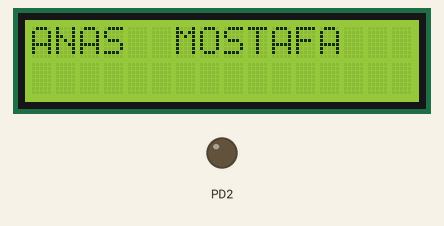
This program was run on a simulated ATmega32, built with avr-gcc and emulated at 8 MHz. On the bench: 16×2 character LCD, output pins drawn as LEDs (lit = HIGH). Wiring (inferred from the names in the program): character LCD (HD44780): RS PD0; R/W PD1; E PD3; data PD4, PD5, PD6, PD7. The character LCD is taken to start in 4-bit mode; pins used as bus, display or sensor lines are not drawn.

Above: at 1.2 s.
At 6.4 s:
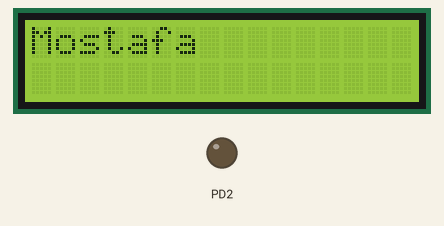

The program:

main.c
```c
/*
 * main.c
 *
 *  Created on: May 30, 2020
 *      Author: MGIsmail
 */
#include "STD_TYPES.h"
#include "BIT_MATH.h"

#include "DIO_Register.h"
#include "DIO_Interface.h"
#include "LED_Config.h"
#include "LED_Interface.h"
#include "SevSeg2x1_Config.h"
#include "SevSeg2x1_Register.h"
#include "SevSeg2x1_Interface.h"
#include "LCD_Config.h"
#include "LCD_Register.h"
#include "LCD_Interface.h"

#include <util/delay.h>


int main (void)
{
	_delay_ms(1000);
	LCD_VidInit();


	/*

	LCD_VidWriteCommand(CursorOn);
	LCD_VidWriteCommand(CursorBlink);
	_delay_ms(5000);
	LCD_VidWriteCommand(DisplayOff);
	_delay_ms(2000);
	LCD_VidWriteCommand(DisplayOn);
	_delay_ms(2000);
	LCD_VidWriteCommand(CLRDisplay);
	_delay_ms(2000);
	LCD_VidWriteString("Mostafa Ismail");
	LCD_VidWriteCommand(CursorOn);
	LCD_VidWriteCommand(CursorNoBlink);
	_delay_ms(5000);
	LCD_VidWriteCommand(CursorOff);


	LCD_VidCursorOnOff(On);
	LCD_VidCursorBlinking(On);
	_delay_ms(5000);
	 */


	while(1)
	{
		LCD_VidWriteCommand(CLRDisplay);
		LCD_VidWriteData('A');
		LCD_VidWriteData('N');
		LCD_VidWriteData('A');
		LCD_VidWriteData('S');
		LCD_VidWriteData(' ');
		LCD_VidWriteData(' ');
		LCD_VidWriteData('M');
		LCD_VidWriteData('O');
		LCD_VidWriteData('S');
		LCD_VidWriteData('T');
		LCD_VidWriteData('A');
		LCD_VidWriteData('F');
		LCD_VidWriteData('A');
		LCD_VidWriteData(' ');
		_delay_ms(5000);
		LCD_VidWriteCommand(CLRDisplay);
		LCD_VidWriteString("Mostafa");
		_delay_ms(2000);
		//		LCD_VidWriteCommand(ReturnHome);

	}
	return 0;
}
```

LCD_Config.h
```c
/*
 * LCD_Config.h
 *
 *  Created on: Jun 1, 2020
 *      Author: MGIsmail
 */

#ifndef _LCD_CONFIG_H_
#define _LCD_CONFIG_H_

#define LCD_DataPort			PORT_D		//as port number 0-3 PortA-D of Data port
#define LCD_CTRLPort 			PORT_D		//as  port number 0-3 PortA-D of CTRL port
#define LCD_RS_PIN 			PIN0
#define LCD_RW_PIN 			PIN1
#define LCD_Enb_PIN			PIN3

#define FunctionSet_8bit  	0b00111000
#define FunctionSet_4bit  	0b00101000 // not used till now

#define LCD_4bits						0
#define LCD_8bits						1
#define LCD_Intialization_Mode 	LCD_4bits
#define Large_number_length		10		// max of Large_number_length is 10 digits
//#define LCD_MPU_Interface	      to config 4/8 bit with data port 4/8 pins

#endif /* LCD_CONFIG_H_ */
```

LED_Config.h
```c
/*
 * LED_Config.h
 *
 *  Created on: Jun 4, 2020
 *      Author: MGIsmail
 */

#ifndef _LED_CONFIG_H_
#define _LED_CONFIG_H_

// As is to show port as number from 0 to 3
#define PORT_A 		0
#define PORT_B 		1
#define PORT_C 		2
#define PORT_D 		3

#define LED_Port			PORT_A

#endif /* LED_CONFIG_H_ */
```

SevSeg2x1_Config.h
```c
/*
 * SevSEG2X1_Config.h
 *
 *  Created on: Jun 1, 2020
 *      Author: MGIsmail
 */

#ifndef  _SEVSEG2X1_CONFIG_H_
#define _SEVSEG2X1_CONFIG_H_

// As is to show port as number from 0 to 3
#define PORT_A 		0
#define PORT_B 		1
#define PORT_C 		2
#define PORT_D 		3
// for common Anode  set Enable=>1 and Disable =>0, for Comm Cathod set Enable=>0 and Disable =>1
#define Enable		1
#define Disable	0
// Port Config for 7segment 2x1 two using same port of data
#define _7seg2x1_DataPort			PORT_C
#define _7seg2x1_CTRLPort 		PORT_B
#define _7seg2x1_CTRLRP 			PIN0				// CTRL pin for Right 7Segment
#define _7seg2x1_CTRLLP 			PIN1				// CTRL pin for Left 7Segment
#define _7seg2x1_Refresh			10				//to adjust refresh rate of 7 segments


#endif /* SevSEG2X1_CONFIG_H_ */
```

LCD_CustomChar.h
```c
/*
 * LCD_CustomChar.h
 *
 *  Created on: Jun 8, 2020
 *      Author: MGIsmail
 */

#ifndef _LCD_CUSTOMCHAR_H_
#define _LCD_CUSTOMCHAR_H_

u8 customChar_HumanKill[8][8] = {
		{
				0b00000100,
				0b00001010,
				0b00000100,
				0b00001110,
				0b00010101,
				0b00000100,
				0b00001010,
				0b00010001
		} // Human star
		,{
				0b00000100,
				0b00001010,
				0b00000100,
				0b00001110,
				0b00010101,
				0b00000100,
				0b00001010,
				0b00001010
		} // Human stand
		,{
				0x00,				0x00,				0x0F,				0x14,				0x18,				0x10,				0x00,				0x00
		}//Gun to right
		,{
				0x00,				0x00,				0x1E,				0x05,				0x03,				0x01,				0x00,				0x00
		}//Gun to left
		,{
				0x00,				0x18,				0x1B,				0x04,				0x0B,				0x0A,				0x00,				0x00
		}//Human 45 deg to left
		,{
				0x00,			  		0x00,			 	 0x09,			  	0x12,			 	 0x1F,			  	0x12,			 	 0x09,			 	 0x00
		}//Human body sleep left
		,{
				0x00,				  0x00,				  0x00,				  0x04,				  0x0B,				  0x04,				  0x00,				  0x00
		} //Human head with sleep left
		,{
				0x00,				  0x00,				  0x00,				  0x00,				  0x04,				  0x00,				  0x00,				  0x00
		}// Gun Bullet


};
// Mostafa Name in Arabic
//---------------------
u8 Mostafa_Arabic[64] = {

		0b00000,
		0b00000,
		0b00010,
		0b00101,
		0b01111,
		0b10000,
		0b10000,
		0b10000,
		// Arabic Mem Mohamndes

		0b00000,
		0b00000,
		0b00001,
		0b00010,
		0b00100,
		0b01000,
		0b10000,
		0b00000,
		// Arabic /
		0b00000,
		0b00000,
		0b00010,
		0b00101,
		0b11111,
		0b00000,
		0b00000,
		0b00000,
		// Arabic Mem Meshabek
		0b00000,
		0b00000,
		0b10110,
		0b11001,
		0b11111,
		0b00000,
		0b00000,
		0b00000,
		// Arabic Sad Meshabek
		0b00000,
		0b00000,
		0b00000,
		0b00000,
		0b11111,
		0b00000,
		0b00000,
		0b00000,
		// Arabic - Meshabek
		0b10000,
		0b10000,
		0b10110,
		0b11001,
		0b11111,
		0b00000,
		0b00000,
		0b00000,
		// Arabic Taa2 Meshabek
		0b00100,
		0b00000,
		0b00100,
		0b01010,
		0b11111,
		0b00000,
		0b00000,
		0b00000,
		// Arabic Faa2 Meshabek
		0b00000,
		0b00000,
		0b00000,
		0b00011,
		0b00100,
		0b10010,
		0b11100,
		0b00000,
		// Arabic Yaa2 Meshabek
};
//------------------
u8 customChar_HumanKilloneD[64] = {

			0b00000100,
			0b00001010,
			0b00000100,
			0b00001110,
			0b00010101,
			0b00000100,
			0b00001010,
			0b00010001
			// Human star
			,
			0b00000100,
			0b00001010,
			0b00000100,
			0b00001110,
			0b00010101,
			0b00000100,
			0b00001010,
			0b00001010
			// Human stand
			,
			0b00000100,
			0b00001010,
			0b00000100,
			0b00001110,
			0b00010101,
			0b00000100,
			0b00001010,
			0b00010001
			// Human star
			,
			0b00000100,
			0b00001010,
			0b00000100,
			0b00001110,
			0b00010101,
			0b00000100,
			0b00001010,
			0b00001010
			// Human stand
			,
			0b00000100,
			0b00001010,
			0b00000100,
			0b00001110,
			0b00010101,
			0b00000100,
			0b00001010,
			0b00010001
			// Human star
			,
			0b00000100,
			0b00001010,
			0b00000100,
			0b00001110,
			0b00010101,
			0b00000100,
			0b00001010,
			0b00001010
			// Human stand
			,	0b00000100,
			0b00001010,
			0b00000100,
			0b00001110,
			0b00010101,
			0b00000100,
			0b00001010,
			0b00010001
			// Human star
			,
			0b00000100,
			0b00001010,
			0b00000100,
			0b00001110,
			0b00010101,
			0b00000100,
			0b00001010,
			0b00001010
			// Human stand
			,
	};
//------------------
u8 Running_graphics[64] = {
		// Run position 1
		0b01100,
		0b01100,
		0b00000,
		0b01110,
		0b11100,
		0b01100,
		0b11010,
		0b10011,
		// Run position 2
		0b00001100,
		0b00001100,
		0b00000000,
		0b00011100,
		0b00001110,
		0b00001100,
		0b00001010,
		0b00010010,

		// Run position 3
		0b01100,
		0b01100,
		0b00000,
		0b01100,
		0b01100,
		0b01100,
		0b01100,
		0b01110,
		// Jump
		0b01100,
		0b01100,
		0b00000,
		0b11110,
		0b01101,
		0b11111,
		0b10000,
		0b00000,
		// Jump lower
		0b11110,
		0b01101,
		0b11111,
		0b10000,
		0b00000,
		0b00000,
		0b00000,
		0b00000,
		// Ground
		0b11111,
		0b11111,
		0b11111,
		0b11111,
		0b11111,
		0b11111,
		0b11111,
		0b11111,
		// Ground right
		0b00011,
		0b00011,
		0b00011,
		0b00011,
		0b00011,
		0b00011,
		0b00011,
		0b00011,
		// Ground left
		0b11000,
		0b11000,
		0b11000,
		0b11000,
		0b11000,
		0b11000,
		0b11000,
		0b11000
};
//===========

//============
#endif /* LCD_CUSTOMCHAR_H_ */
```

LCD_Interface.h
```c
#ifndef _LCD_INTERFACE_H_ //Header guard if not defined
#define _LCD_INTERFACE_H_
#include "LCD_Register.h"
#define On 1
#define Off 0

void LCD_VidInit(void);
void LCD_VidWriteCommand(u8 LOC_u8Command);
void LCD_VidWriteData(u8 LOC_u8Data);
void LCD_VidWriteString(u8* LOC_u8String);
void LCD_VidWriteNumber(s32 LOC_u32Number);
void LCD_VidWriteEquation(u32 LOC_u32Number1, u32 LOC_u8Op, u32 LOC_u32Number2);
void LCD_VidSetPosition(u8 LOC_u8Row, u8 LOC_u8Column);
void LCD_VidArabic(void);
void LCD_VidDispCustomChar(u8 *ptr, u8 LOC_u8CustomCharNum, u8 LOC_u8Row, u8 LOC_u8Column );
void LCD_VidDispArabicCharRighttoLeft(u8 *ptr, u8 LOC_u8CustomCharNum, u8 LOC_u8Row, u8 LOC_u8Column );

#endif
```

LCD_Program.c
```c
#include "../../LIB/STD_TYPES.h"
#include "../../LIB/BIT_MATH.h"

#include "../../MCAL/DIO/DIO_Register.h"
#include "../../MCAL/DIO/DIO_Interface.h"

#include "LCD_Config.h"
#include "LCD_Register.h"
#include "LCD_Interface.h"
#include "LCD_CustomChar.h"
//#include "LCD_CustomChar.h"
#include <util/delay.h>

void LCD_VidInit(void)
{
	//LCD Initialization Mode
#if LCD_Intialization_Mode ==	LCD_8bits
	_delay_ms(50); // wait for LCD to initialize
	DIO_VidSetPortDirection(LCD_DataPort, 0xff ); //Data port direction output
	DIO_VidSetPinDirection(LCD_CTRLPort,  LCD_RS_PIN, OUT_HIGH); //RS
	DIO_VidSetPinDirection(LCD_CTRLPort,  LCD_RW_PIN, OUT_HIGH); //RW
	DIO_VidSetPinDirection(LCD_CTRLPort,  LCD_Enb_PIN, OUT_HIGH); //Enb    CTRL PINS direction output
	LCD_VidWriteCommand(FunctionSet_8bit); 	//function set
	_delay_ms(1); // wait for LCD to Function set
	LCD_VidWriteCommand(DisplayOn);	//Display On
	_delay_ms(1); // wait for LCD to Display On
	LCD_VidWriteCommand(CLRDisplay);	//Clear Display
	_delay_ms(2); // wait for LCD to Clear Display
#elif LCD_Intialization_Mode ==	LCD_4bits
	_delay_ms(50); // wait for LCD to initialize
	DIO_VidSetPortDirection(LCD_DataPort, 0xFF ); //Data port direction output
	DIO_VidSetPinDirection(LCD_CTRLPort,  LCD_RS_PIN, OUTPUT); //RS
	DIO_VidSetPinDirection(LCD_CTRLPort,  LCD_RW_PIN, OUTPUT); //RW
	DIO_VidSetPinDirection(LCD_CTRLPort,  LCD_Enb_PIN, OUTPUT); //Enb    CTRL PINS direction output
	DIO_VidSetPinValue(LCD_CTRLPort, LCD_RS_PIN, OUT_LOW);  //RS = 0   register selection
	DIO_VidSetPinValue(LCD_CTRLPort, LCD_RW_PIN, OUT_LOW);  //RW = 0
//1st 4 bits for function set
	u8 LOC_u8Command4Bit = (FunctionSet_4bit & 0xf0) | (DIO_u8ReadPortValue(LCD_DataPort) & 0x0f) ;
		DIO_VidSetPortValue(LCD_DataPort, LOC_u8Command4Bit);  // Write Command
		DIO_VidSetPinValue(LCD_CTRLPort, LCD_Enb_PIN, OUT_HIGH);  //Enable = 1 high rise edge
		_delay_ms(1);	// required by LCD Datasheet
		DIO_VidSetPinValue(LCD_CTRLPort, LCD_Enb_PIN, OUT_LOW);  //Enable = 0  Falling edge
		_delay_ms(1); // give the LCD time to wite / display
//2nd and 3rd 4 bits
		LCD_VidWriteCommand(FunctionSet_4bit); 	//function set
	_delay_ms(1); // wait for LCD to Function set
	LCD_VidWriteCommand(DisplayOn);	//Display On
	_delay_ms(1); // wait for LCD to Display On
	LCD_VidWriteCommand(CLRDisplay);	//Clear Display
	_delay_ms(2); // wait for LCD to Clear Display
#else
#error "Wrong LCD Initialization Mode"
#endif 	//LCD Initialization Mode

}
void LCD_VidWriteCommand(u8 LOC_u8Command)
{
	//LCD Initialization Mode
#if LCD_Intialization_Mode ==	LCD_8bits
	DIO_VidSetPinValue(LCD_CTRLPort, LCD_RS_PIN, OUT_LOW);  //RS = 0   register selection
	DIO_VidSetPinValue(LCD_CTRLPort, LCD_RW_PIN, OUT_LOW);  //RW = 0
	DIO_VidSetPortValue(LCD_DataPort, LOC_u8Command);  // Write Command
	DIO_VidSetPinValue(LCD_CTRLPort, LCD_Enb_PIN, OUT_HIGH);  //Enable = 1 high rise edge
	_delay_ms(1);	// required by LCD Datasheet
	DIO_VidSetPinValue(LCD_CTRLPort, LCD_Enb_PIN, OUT_LOW);  //Enable = 0  Falling edge
	_delay_ms(1); // give the LCD time to wite / display
#elif LCD_Intialization_Mode ==	LCD_4bits
	DIO_VidSetPinValue(LCD_CTRLPort, LCD_RS_PIN, OUT_LOW);  //RS = 0   register selection
	DIO_VidSetPinValue(LCD_CTRLPort, LCD_RW_PIN, OUT_LOW);  //RW = 0
	// to send 1st 4bits
	u8 LOC_u8Command4Bit = (LOC_u8Command & 0xf0) | (DIO_u8ReadPortValue(LCD_DataPort) & 0x0f) ;
	DIO_VidSetPortValue(LCD_DataPort, LOC_u8Command4Bit);  // Write Command
	DIO_VidSetPinValue(LCD_CTRLPort, LCD_Enb_PIN, OUT_HIGH);  //Enable = 1 high rise edge
	_delay_ms(1);	// required by LCD Datasheet
	DIO_VidSetPinValue(LCD_CTRLPort, LCD_Enb_PIN, OUT_LOW);  //Enable = 0  Falling edge
	_delay_ms(1); // give the LCD time to wite / display
	// to send 2nd 4bits
	LOC_u8Command4Bit =( (LOC_u8Command <<4)& 0xf0) | (DIO_u8ReadPortValue(LCD_DataPort) & 0x0f) ;
	DIO_VidSetPortValue(LCD_DataPort, LOC_u8Command4Bit);  // Write Command
	DIO_VidSetPinValue(LCD_CTRLPort, LCD_Enb_PIN, OUT_HIGH);  //Enable = 1 high rise edge
	_delay_ms(1);	// required by LCD Datasheet
	DIO_VidSetPinValue(LCD_CTRLPort, LCD_Enb_PIN, OUT_LOW);  //Enable = 0  Falling edge
	_delay_ms(1); // give the LCD time to wite / display
#else
#error "Wrong LCD Initialization Mode"
#endif 	//LCD Initialization Mode
}

void LCD_VidWriteData(u8 LOC_u8Data)
{
	//LCD Initialization Mode
#if LCD_Intialization_Mode ==	LCD_8bits
	DIO_VidSetPinValue(LCD_CTRLPort, LCD_RS_PIN, OUT_HIGH);  //RS = 1
	DIO_VidSetPinValue(LCD_CTRLPort, LCD_RW_PIN, OUT_LOW);  //RW = 0
	DIO_VidSetPortValue(LCD_DataPort, LOC_u8Data);  // Write data
	DIO_VidSetPinValue(LCD_CTRLPort, LCD_Enb_PIN, OUT_HIGH);  //Enable = 1 high rise edge
	_delay_ms(1);	// required by LCD Datasheet
	DIO_VidSetPinValue(LCD_CTRLPort, LCD_Enb_PIN, OUT_LOW);  //Enable = 0  Falling edge
	_delay_ms(1); // give the LCD time to wite / display
#elif LCD_Intialization_Mode ==	LCD_4bits
	DIO_VidSetPinValue(LCD_CTRLPort, LCD_RS_PIN, OUT_HIGH);  //RS = 1
	DIO_VidSetPinValue(LCD_CTRLPort, LCD_RW_PIN, OUT_LOW);  //RW = 0
	// to send 1st 4bits Higher order D7~D4
	u8 LOC_u8Data4Bit = (LOC_u8Data & 0xf0) | (DIO_u8ReadPortValue(LCD_DataPort) & 0x0f) ;
	DIO_VidSetPortValue(LCD_DataPort, LOC_u8Data4Bit);  // Write data
	DIO_VidSetPinValue(LCD_CTRLPort, LCD_Enb_PIN, OUT_HIGH);  //Enable = 1 high rise edge
	_delay_ms(1);	// required by LCD Datasheet
	DIO_VidSetPinValue(LCD_CTRLPort, LCD_Enb_PIN, OUT_LOW);  //Enable = 0  Falling edge
	_delay_ms(1); // give the LCD time to wite / display
	// to send 2nd 4bits lower order D3~D0
	LOC_u8Data4Bit = ((LOC_u8Data <<4)& 0xf0) | (DIO_u8ReadPortValue(LCD_DataPort) & 0x0f) ;
	DIO_VidSetPortValue(LCD_DataPort, LOC_u8Data4Bit);  // Write data
	DIO_VidSetPinValue(LCD_CTRLPort, LCD_Enb_PIN, OUT_HIGH);  //Enable = 1 high rise edge
	_delay_ms(1);	// required by LCD Datasheet
	DIO_VidSetPinValue(LCD_CTRLPort, LCD_Enb_PIN, OUT_LOW);  //Enable = 0  Falling edge
	_delay_ms(1); // give the LCD time to wite / display
#else
#error "Wrong LCD Initialization Mode"
#endif 	//LCD Initialization Mode
}
void LCD_VidWriteString(u8* LOC_u8String)
{
	//LCD Initialization Mode
#if LCD_Intialization_Mode ==	LCD_8bits
	for (u8 i=0; LOC_u8String[i] != '\0'; i++) 						// using Null character to stop
	{
		LCD_VidWriteData(LOC_u8String[i]);
	}
#elif LCD_Intialization_Mode ==	LCD_4bits
	for (u8 i=0; LOC_u8String[i] != '\0'; i++)
	{
		DIO_VidSetPinValue(LCD_CTRLPort, LCD_RS_PIN, OUT_HIGH);  //RS = 1
		DIO_VidSetPinValue(LCD_CTRLPort, LCD_RW_PIN, OUT_LOW);  //RW = 0
		LCD_VidWriteData (LOC_u8String[i]);
	}
#else
#error "Wrong LCD Initialization Mode"
#endif 	//LCD Initialization Mode
}

void LCD_VidWriteNumber(s32 LOC_u32Number)
{
	u8 Reversed_Number[Large_number_length];
	s8 Rev_Counter = 0;
	u8 Counter=0;
	u8 digit=0;
	// for negative numbers
	if (LOC_u32Number<0)
	{
		LCD_VidWriteData('-');
		LOC_u32Number = -LOC_u32Number;
	}
	if (LOC_u32Number ==0)
	{
		LCD_VidWriteData(48);
	}
	while(LOC_u32Number>0)
	{
		Reversed_Number [Counter] = LOC_u32Number % 10;
		LOC_u32Number = LOC_u32Number  / 10;
		Counter++;
	}
	Counter--;
	for (Rev_Counter=Counter;Rev_Counter>=0;Rev_Counter--)
	{
		digit = Reversed_Number[Rev_Counter]+48;
		LCD_VidWriteData(digit);
	}
	_delay_ms(10);
}
void LCD_VidWriteEquation(u32 LOC_u32Number1, u32 LOC_u8Op, u32 LOC_u32Number2)
{
	LCD_VidWriteNumber(LOC_u32Number1);
	LCD_VidWriteData(LOC_u8Op);
	LCD_VidWriteNumber(LOC_u32Number2);
	LCD_VidWriteData('=');
	switch (LOC_u8Op)
	{
	case '+' : LCD_VidWriteNumber(LOC_u32Number1 + LOC_u32Number2); break;
	case '-' : LCD_VidWriteNumber(LOC_u32Number1 - LOC_u32Number2); break;
	case 'x' : LCD_VidWriteNumber(LOC_u32Number1 * LOC_u32Number2); break;
	case '/' : LCD_VidWriteNumber(LOC_u32Number1 / LOC_u32Number2); break;
	case '%' : LCD_VidWriteNumber(LOC_u32Number1 %  LOC_u32Number2); break;
	}
}

void LCD_VidSetPosition(u8 LOC_u8Row, u8 LOC_u8Column)
{
	if (LOC_u8Row ==0)
	{
		LCD_VidWriteCommand(128+LOC_u8Column);
	}
	else if (LOC_u8Row == 1)
	{
		LCD_VidWriteCommand(128+64+LOC_u8Column);
	}
}
/*void LCD_VidArabic(void)
{
	LCD_VidWriteCommand(0b01000000);
	LCD_VidWriteData(0b00011110);
	LCD_VidWriteData(0b00111000);
	LCD_VidWriteData(0b01111110);
	LCD_VidWriteData(0b00000000);
	LCD_VidWriteData(0b00001100);
	LCD_VidWriteData(0b00001100);
	LCD_VidWriteData(0b00001100);
	LCD_VidWriteData(0b00001100);
	LCD_VidSetPosition(0,0);				// to back to DDRAM
	LCD_VidWriteData(0b00000000); // write address of of CGRAM instade of send data
}
*/
/*
void LCD_VidDispCustomChar(u8 *ptr, u8 LOC_u8CustomCharNum, u8 LOC_u8Row, u8 LOC_u8Column )
{
	volatile u8 LOC_a8CustomCharData=0;
	LCD_VidWriteCommand(CGRAM);  //Load location of CGRAM to Draw the custom char
	for (u8 i=0; i<64; i++)
	{
		LOC_a8CustomCharData =*(ptr+i);
		//ptr++;
		LCD_VidWriteData( LOC_a8CustomCharData);  //from 1st top row  to last bottom row
	}
	for (u8 i=0; i<8; i++)
	{
		LCD_VidSetPosition(LOC_u8Row, i);				// to back to DDRAM and set position
		LCD_VidWriteData(i); // write address of of CGRAM instade of send data , the adress of selected char we need to load
	}
}
*/
/*
void LCD_VidDispArabicCharRighttoLeft(u8 *ptr, u8 LOC_u8CustomCharNum, u8 LOC_u8Row, u8 LOC_u8Column )
{
	volatile u8 LOC_a8CustomCharData=0;
	LCD_VidWriteCommand(CGRAM);  //Load location of CGRAM to Draw the custom char
	for (u8 i=0; i<64; i++)
	{
		LOC_a8CustomCharData =*(ptr+i);
		//ptr++;
		LCD_VidWriteData( LOC_a8CustomCharData);  //from 1st top row  to last bottom row
	}
	for (s8 i=0; i<8; i++)
	{
		LCD_VidSetPosition(LOC_u8Row, i+LOC_u8Column);				// to back to DDRAM and set position
		LCD_VidWriteData(8-1-i); // write address of of CGRAM instade of send data , the adress of selected char we need to load
	}
}
*/
```

LCD_Interface.h
```c
#ifndef _LCD_INTERFACE_H_ //Header guard if not defined
#define _LCD_INTERFACE_H_
#define On 1
#define Off 0


void LCD_VidInit(void);
/*
void LCD_VidDisplayOn (void);
void LCD_VidDisplayOff(void);
void LCD_VidClrDisplay(void);

void LCD_VidCursorOnOff(u8 LOC_u8State);

void LCD_VidCursorBlinking(u8 LOC_u8State);
*/

void LCD_VidWriteCommand(u8 LOC_u8Command);

void LCD_VidWriteData(u8 LOC_u8Data);

void LCD_VidWriteString(u8 LOC_u8String[16]);


#endif
```

Source omitted: LCD_Program.c (4279 bytes), LED_Interface.h (142 bytes), LED_Program.c (959 bytes), SevSeg2x1_Interface.h (447 bytes), SevSeg2x1_Program.c (3993 bytes), LCD_Register.h (1069 bytes), BIT_MATH.h (262 bytes), STD_TYPES.h (945 bytes), DIO_Interface.h (1045 bytes), DIO_Program.c (2491 bytes), DIO_Register.h (619 bytes), BIT_MATH.h (262 bytes) and 6 more

Measured:
- what the display in image 0 shows lasts 5.2 s, from 1.2 s to 6.4 s
- what the display in image 1 shows lasts 2.1 s, from 6.4 s to 8.5 s
